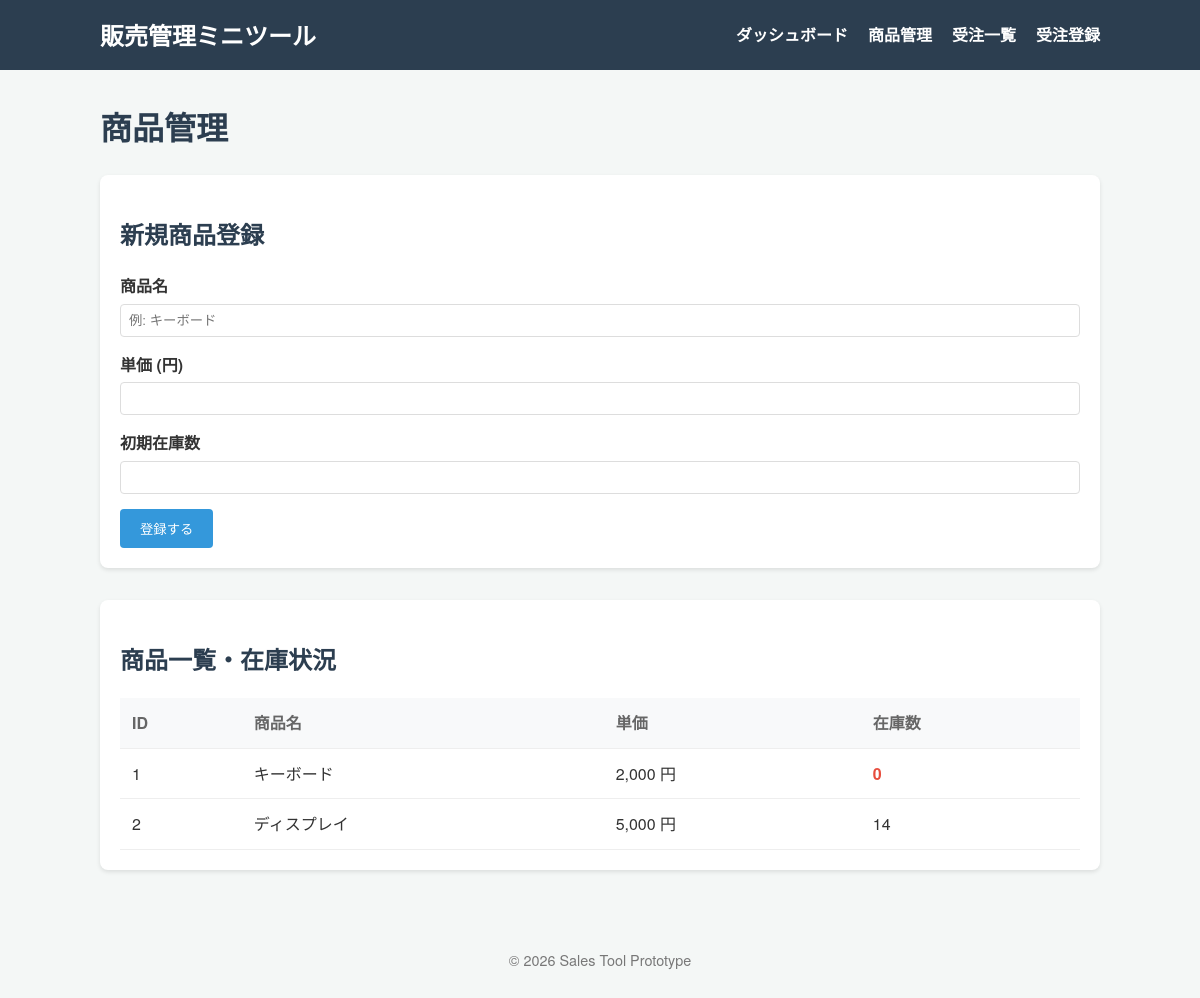
Page /products on the committed database.
### tables this page shows
CREATE TABLE products (
                id INTEGER PRIMARY KEY AUTOINCREMENT,
                name TEXT NOT NULL,
                price INTEGER NOT NULL,
                stock INTEGER NOT NULL
            );

### app.py (the view, shortened to what this page needs)
@app.route("/products", methods=["GET", "POST"])
def products():
    conn = get_db()
    products_list = conn.execute("SELECT * FROM products").fetchall()
    return render_template("products.html", products=products_list)

### app.py (called while the page is built)
def get_db():
    conn = sqlite3.connect(DATABASE)
    conn.row_factory = sqlite3.Row  # 結果を辞書形式で取得できるようにする
    return conn

### templates/products.html
{% extends "base.html" %}
{% block content %}
<h1>商品管理</h1>
<section class="form-section">
    <h2>新規商品登録</h2>
    <form method="POST">
        <div class="form-group">
            <label for="name">商品名</label>
            <input type="text" name="name" id="name" required placeholder="例: キーボード">
        </div>
        <div class="form-group">
            <label for="price">単価 (円)</label>
            <input type="number" name="price" id="price" required min="0">
        </div>
        <div class="form-group">
            <label for="stock">初期在庫数</label>
            <input type="number" name="stock" id="stock" required min="0">
        </div>
        <button type="submit" class="btn-primary">登録する</button>
    </form>
</section>
<section>
    <h2>商品一覧・在庫状況</h2>
    <table>
        <thead>
            <tr>
                <th>ID</th>
                <th>商品名</th>
                <th>単価</th>
                <th>在庫数</th>
            </tr>
        </thead>
        <tbody>
            {% for product in products %}
            <tr>
                <td>{{ product.id }}</td>
                <td>{{ product.name }}</td>
                <td>{{ "{:,}".format(product.price) }} 円</td>
                <td class="{{ 'text-danger' if product.stock < 5 else '' }}">
                    {{ product.stock }}
                </td>
            </tr>
            {% endfor %}
        </tbody>
    </table>
</section>
{% endblock %}

### static/css/style.css (style rules this page uses)
body { font-family: 'Helvetica Neue', Arial, sans-serif; line-height: 1.6; color: #333; margin: 0; background-color: #f4f7f6; }
h1, h2 { color: #2c3e50; }
section { background: #fff; padding: 20px; border-radius: 8px; box-shadow: 0 2px 4px rgba(0,0,0,0.1); margin-bottom: 2rem; }
table { width: 100%; border-collapse: collapse; margin-top: 1rem; }
th, td { text-align: left; padding: 12px; border-bottom: 1px solid #eee; }
th { background-color: #f8f9fa; color: #666; }
.btn-primary { background-color: #3498db; color: white; padding: 10px 20px; border: none; border-radius: 4px; cursor: pointer; text-decoration: none; display: inline-block; }
.form-group { margin-bottom: 15px; }
.form-group label { display: block; margin-bottom: 5px; font-weight: bold; }
.form-group input, .form-group select { width: 100%; padding: 8px; border: 1px solid #ddd; border-radius: 4px; box-sizing: border-box; }
.text-danger { color: #e74c3c; font-weight: bold; }

### rows in the picture
products: id "1", name "キーボード", price "2,000", stock "0"
products: id "2", name "ディスプレイ", price "5,000", stock "14"
